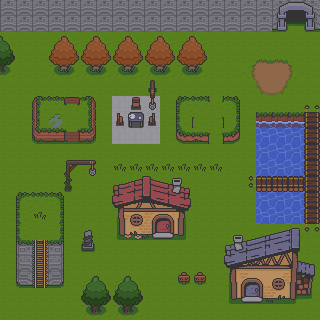

Rendered tile map (Tiled .tmx) drawn with the repository's tilesets; below, a short description and the full map source, tile grids included:
An orthogonal 20x20 tile map with 16x16 px tiles, 3 tile layers (general_ground, detail_ground, objects), 3 tilesets and 30 objects.

<map version="1.10" tiledversion="1.11.2" orientation="orthogonal" renderorder="right-down" width="20" height="20" tilewidth="16" tileheight="16" infinite="0" nextlayerid="5" nextobjectid="33">
 <editorsettings>
  <export target="test.lua" format="lua" />
 </editorsettings>
 <tileset firstgid="1" name="Overworld_Tileset" tilewidth="16" tileheight="16" tilecount="234" columns="18">
  <image source="../Original-Assets/Top_Down_Adventure_Pack_v.1.0/Overworld_Tileset.png" width="288" height="208" />
 </tileset>
 <tileset firstgid="235" name="edge_water" tilewidth="16" tileheight="16" tilecount="8" columns="8">
  <image source="../Original-Assets/Top_Down_Adventure_Pack_v.1.0/Tiles_(animated)/Overworld/edge_water_tile_anim_strip_8.png" width="128" height="16" />
 </tileset>
 <tileset firstgid="243" name="normal_water" tilewidth="16" tileheight="16" tilecount="8" columns="8">
  <image source="../Original-Assets/Top_Down_Adventure_Pack_v.1.0/Tiles_(animated)/Overworld/water_tile_anim_strip_8.png" width="128" height="16" />
 </tileset>
 <layer id="1" name="general_ground" width="20" height="20">
  <data encoding="csv">
25,25,25,25,25,25,25,25,25,25,25,25,25,25,25,25,25,25,25,25,
25,25,25,25,25,25,25,25,25,25,25,25,25,25,25,25,25,25,25,25,
25,25,25,25,25,25,25,25,25,25,25,25,25,25,25,25,25,25,25,25,
25,25,25,25,25,25,25,25,25,25,25,25,25,25,25,25,110,110,25,25,
25,25,25,25,25,25,25,25,25,25,25,25,25,25,25,127,55,55,129,25,
25,25,25,25,25,25,25,25,25,25,25,25,25,25,25,25,145,147,25,25,
25,25,25,25,25,25,25,56,56,56,25,25,25,25,25,25,25,25,25,25,
25,25,25,25,25,25,25,56,56,56,25,25,25,25,25,25,242,242,242,242,
25,25,25,25,25,25,25,56,56,56,25,25,25,25,25,25,245,245,243,243,
25,25,25,25,25,25,25,25,25,25,25,25,25,25,25,25,250,245,243,243,
25,25,25,25,25,25,25,25,25,25,25,25,25,25,25,25,250,250,250,243,
25,25,25,25,25,25,25,25,25,25,25,25,25,25,25,25,250,250,250,243,
25,25,25,25,25,25,25,25,25,25,25,25,25,25,25,25,250,243,250,250,
25,25,25,25,25,25,25,25,25,25,25,25,25,25,25,25,245,243,243,243,
25,25,25,25,25,25,25,25,25,25,25,25,25,25,25,25,25,25,25,25,
25,25,25,25,25,25,25,25,25,25,25,25,25,25,25,25,25,25,25,25,
25,25,25,25,25,25,25,25,25,25,25,25,25,25,25,25,25,25,25,25,
25,25,25,25,25,25,25,25,25,25,25,25,25,25,25,25,25,25,25,25,
25,25,25,25,25,25,25,25,25,25,25,25,25,25,25,25,25,25,25,25,
25,25,25,25,25,25,25,25,25,25,25,25,25,25,25,25,25,25,25,25
</data>
 </layer>
 <layer id="2" name="detail_ground" width="20" height="20">
  <data encoding="csv">
134,134,134,134,134,134,134,134,134,134,134,134,134,134,134,134,134,170,171,172,
134,134,134,134,134,134,134,134,134,134,134,134,134,134,134,134,134,188,189,190,
167,0,0,168,169,168,169,168,169,168,169,168,169,0,0,0,0,0,0,0,
185,0,0,186,187,186,187,186,187,186,187,186,187,0,0,0,0,0,0,0,
203,0,0,204,205,204,205,204,205,204,205,204,205,0,0,0,0,0,0,0,
0,0,0,0,0,0,0,0,0,0,0,0,0,0,0,0,0,0,0,0,
0,0,5,6,7,8,0,0,0,0,0,1,2,3,4,0,0,0,0,0,
0,0,23,24,25,26,0,0,0,0,0,19,20,21,22,0,0,0,0,0,
0,0,41,42,43,44,0,0,0,0,0,37,38,39,40,0,0,0,0,0,
0,0,0,0,0,0,0,0,0,0,0,0,0,0,0,0,0,0,0,0,
0,0,0,0,0,0,0,58,58,58,58,58,58,58,0,0,0,0,0,0,
0,0,0,0,0,0,0,100,101,102,103,104,0,0,0,0,0,0,0,0,
0,1,2,4,0,0,0,118,119,120,121,122,0,0,0,0,0,0,0,0,
0,19,58,22,0,0,0,136,137,138,139,140,0,0,0,0,0,0,0,0,
0,19,0,22,0,0,0,154,155,156,157,158,0,0,13,14,15,16,17,18,
0,115,116,117,0,0,0,0,0,0,0,0,0,0,31,32,33,34,35,36,
0,133,134,135,0,0,0,0,0,0,0,0,0,0,49,50,51,52,53,54,
0,151,152,153,0,166,167,166,167,0,0,0,0,0,67,68,69,70,71,72,
0,0,0,0,0,184,185,184,185,0,0,0,0,0,85,86,87,88,89,90,
0,0,0,0,0,202,203,202,203,0,0,0,0,0,0,0,0,0,0,0
</data>
 </layer>
 <layer id="3" name="objects" width="20" height="20">
  <data encoding="csv">
0,0,0,0,0,0,0,0,0,0,0,0,0,0,0,0,0,0,0,0,
0,0,0,0,0,0,0,0,0,0,0,0,0,0,0,0,0,0,0,0,
0,0,0,0,0,0,0,0,0,0,0,0,0,0,0,0,0,0,0,0,
0,0,0,0,0,0,0,0,0,0,0,0,0,0,0,0,0,0,0,0,
0,0,0,0,0,0,0,0,0,0,0,0,0,0,0,0,0,0,0,0,
0,0,0,0,0,0,0,0,0,165,0,0,0,0,0,0,0,0,0,0,
0,0,0,0,0,0,0,0,173,183,0,0,0,0,0,0,0,0,0,192,
0,0,0,0,0,0,0,174,191,175,0,0,0,0,0,0,0,0,0,210,
0,0,0,0,0,0,0,0,0,0,0,0,0,0,0,0,0,0,0,210,
0,0,0,0,0,0,0,0,0,0,0,0,0,0,0,0,0,0,0,210,
0,0,0,0,163,164,0,0,0,0,0,0,0,0,0,0,0,0,0,210,
0,0,0,0,181,0,0,0,0,0,0,0,0,0,0,223,224,224,224,210,
0,0,0,0,0,0,0,0,0,0,0,0,0,0,0,0,0,0,0,210,
0,0,0,0,0,0,0,0,0,0,0,0,0,0,0,0,0,0,0,210,
0,0,0,0,0,208,0,0,0,0,0,0,0,0,0,0,0,0,0,228,
0,0,221,0,0,226,0,0,0,0,0,0,0,0,0,0,0,0,0,0,
0,0,221,0,0,0,0,0,0,0,0,0,0,0,0,0,0,0,0,0,
0,0,221,0,0,0,0,0,0,0,0,62,62,0,0,0,0,0,0,0,
0,0,0,0,0,0,0,0,0,0,0,0,0,0,0,0,0,0,0,0,
0,0,0,0,0,0,0,0,0,0,0,0,0,0,0,0,0,0,0,0
</data>
 </layer>
 <objectgroup id="4" name="collision_rect">
  <object id="2" x="128" y="112" width="16" height="16" />
  <object id="3" x="32" y="96" height="48" />
  <object id="4" x="32" y="144" width="32" />
  <object id="5" x="80" y="144" width="16" />
  <object id="6" x="96" y="96" height="48" />
  <object id="7" x="80" y="96" width="16" />
  <object id="8" x="32" y="96" width="32" />
  <object id="10" x="176" y="96" width="32" />
  <object id="11" x="176" y="96" height="48" />
  <object id="12" x="176" y="144" width="32" />
  <object id="13" x="224" y="144" width="16" />
  <object id="14" x="240" y="96" height="48" />
  <object id="15" x="224" y="96" width="16" />
  <object id="16" x="192" y="112" height="16" />
  <object id="17" x="224" y="112" height="16" />
  <object id="18" x="16" y="192" height="48" />
  <object id="19" x="16" y="192" width="48" />
  <object id="20" x="64" y="192" height="48" />
  <object id="21" x="48" y="240" width="16" />
  <object id="22" x="16" y="240" width="16" />
  <object id="23" x="16" y="240" height="48" />
  <object id="24" x="16" y="288" width="16" />
  <object id="25" x="32" y="240" height="48" />
  <object id="26" x="48" y="240" width="16" height="48" />
  <object id="27" x="256" y="112" width="48" height="64" />
  <object id="28" x="256" y="192" width="48" height="32" />
  <object id="29" x="0" y="0" width="320" />
  <object id="30" x="320" y="0" height="320" />
  <object id="31" x="0" y="320" width="320" />
  <object id="32" x="0" y="0" height="320" />
 </objectgroup>
</map>
